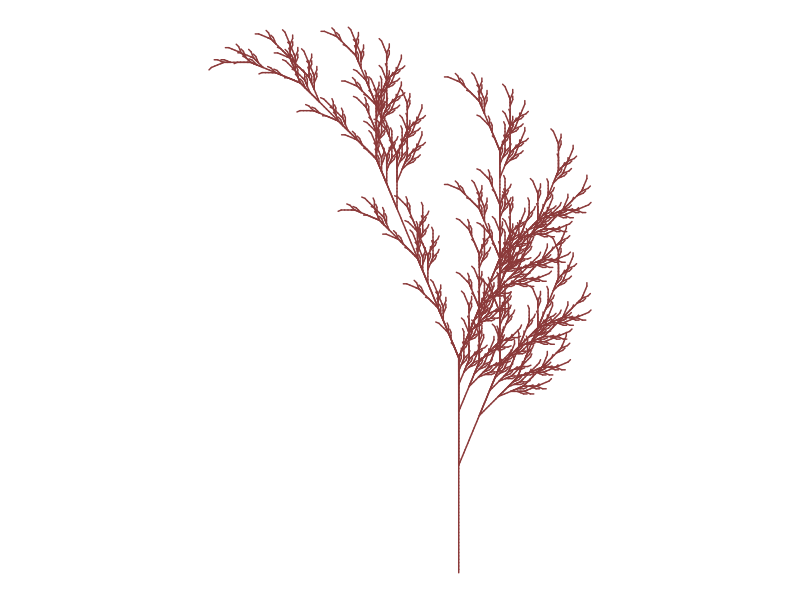

R code for this plot:
# Title Fall color
# Credit: https://fronkonstin.com

# Install packages

install.packages("gsubfn")
install.packages("tidyverse")
library(gsubfn)
library(tidyverse)

# Define elements in plant art
# Each image corresponds to a different axiom, rules, angle and depth

# Leaf of Fall

axiom="X"
rules=list("X"="F-[[X]+X]+F[+FX]-X", "F"="FF")
angle=22.5
depth=6


for (i in 1:depth) axiom=gsubfn(".", rules, axiom)

actions=str_extract_all(axiom, "\\d*\\+|\\d*\\-|F|L|R|\\[|\\]|\\|") %>% unlist

status=data.frame(x=numeric(0), y=numeric(0), alfa=numeric(0))
points=data.frame(x1 = 0, y1 = 0, x2 = NA, y2 = NA, alfa=90, depth=1)


# Generating data
# Note: may take a minute or two

for (action in actions)
{
  if (action=="F")
  {
    x=points[1, "x1"]+cos(points[1, "alfa"]*(pi/180))
    y=points[1, "y1"]+sin(points[1, "alfa"]*(pi/180))
    points[1,"x2"]=x
    points[1,"y2"]=y
    data.frame(x1 = x, y1 = y, x2 = NA, y2 = NA,
               alfa=points[1, "alfa"],
               depth=points[1,"depth"]) %>% rbind(points)->points
  }
  if (action %in% c("+", "-")){
    alfa=points[1, "alfa"]
    points[1, "alfa"]=eval(parse(text=paste0("alfa",action, angle)))
  }
  if(action=="["){
    data.frame(x=points[1, "x1"], y=points[1, "y1"], alfa=points[1, "alfa"]) %>%
      rbind(status) -> status
    points[1, "depth"]=points[1, "depth"]+1
  }

  if(action=="]"){
    depth=points[1, "depth"]
    points[-1,]->points
    data.frame(x1=status[1, "x"], y1=status[1, "y"], x2=NA, y2=NA,
               alfa=status[1, "alfa"],
               depth=depth-1) %>%
      rbind(points) -> points
    status[-1,]->status
  }
}

ggplot() +
  geom_segment(aes(x = x1, y = y1, xend = x2, yend = y2),
               lineend = "round",
               color= "indianred4", # Set your own Fall color? ## find colors from color-hex?
               data=na.omit(points)) +
  coord_fixed(ratio = 1) +
  theme_void() # No grid nor axes
